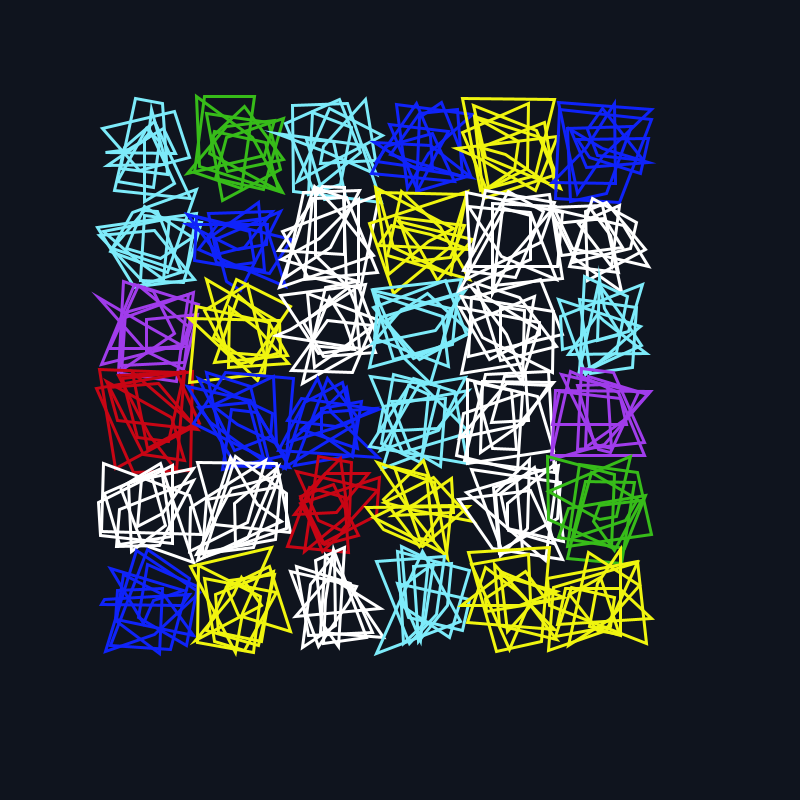
Frame 1 (no input)
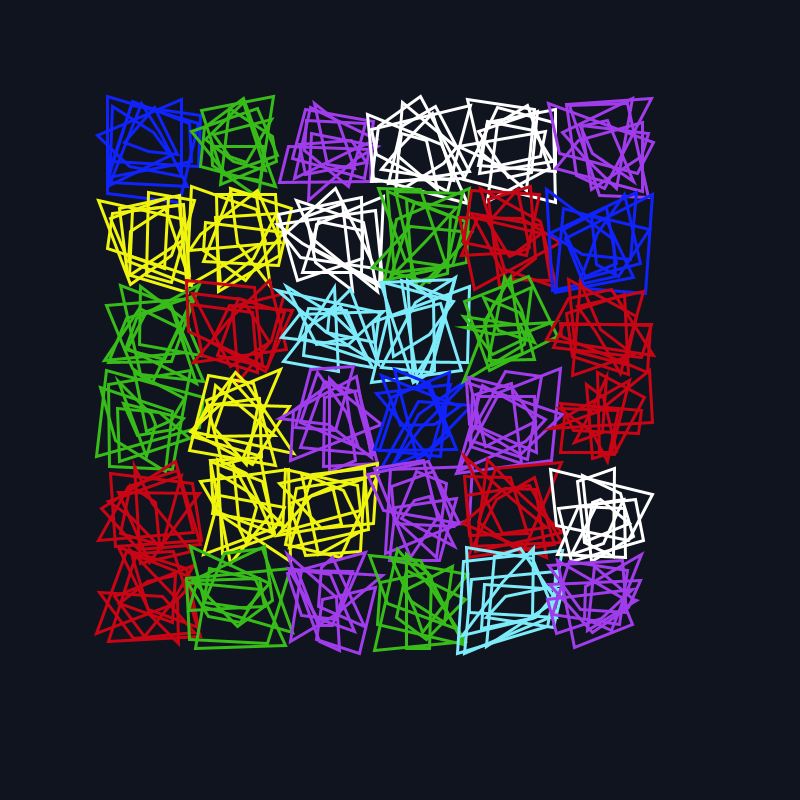
Frame 2 (the mouse pressed at the canvas centre, redrawn once)

The Processing sketch that drew these frames (run headless with seeded random() and noise(); the mouse was pressed at the canvas centre and the sketch redrawn once):

// Processing sketch: vm
// ── vm.pde
color[] colArray = {
  color(255,255,255), //white
  color(200,5,20),  //red
  color(55,188,25),  //green
  color(15,35,250),  //blue
  color(125,235,250),  //light blue
  color(240,245,15),   //yellow 
  color(160,60,235),  //purple

};



int grid = 90;
int margin = 150;

void setup() {
  size(800,800);
  noLoop();
}

void draw(){
  background(15,20,30);
  noFill();
  stroke(255);
  
  float d = grid*0.6;
  
  for (int i = margin; i < width-margin; i+= grid){
    for(int j = margin; j < height-margin; j+= grid){
      
     int colArrayNum = (int)random(7);
     stroke(colArray[colArrayNum]);
     strokeWeight(3);
     
     for(int num=0; num<7; num++) {
       
       float x1 = -random(d);
       float y1 = -random(d);
       float x2 = random(d);
       float y2 = -random(d);
       float x3 = random(d);
       float y3 = random(d);
       float x4 = -random(d);
       float y4 = random(d);  
       
       pushMatrix();
       translate(i, j);  
       quad(x1, y1, x2, y2, x3, y3, x4, y4);
       popMatrix();
     }
     
    }
  
  }
  
}

void keyPressed(){
  if(key==' ') redraw();
}
